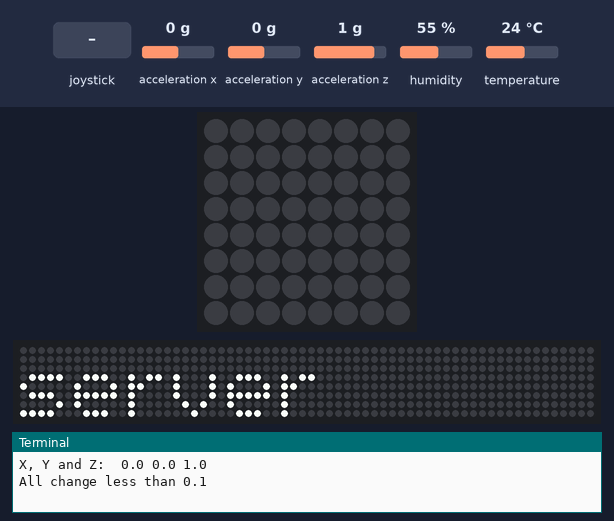
The program below on a simulated Raspberry Pi (BCM pin numbers) with a Sense HAT. On the bench: the Sense HAT's 8×8 RGB LED matrix, a strip that is not on the board, showing the scrolling text unrolled, the last lines printed to the terminal. The inputs (shaded band) are chosen by the test bench; at power-on: acceleration x 0 g, acceleration y 0 g, acceleration z 1 g, humidity 55 %, temperature 24 °C. The clock reads 2024-03-15 10:24:30 at power-on unless the program sets it; the 64×8 strip is a reading aid, not a part: it shows the text the matrix is scrolling, unrolled, one strip-width of it at a time; web requests get an empty 200 reply after 0.4 s.

Above: at 14.57 s.
16.1 s: joystick clicked
At 16.25 s:
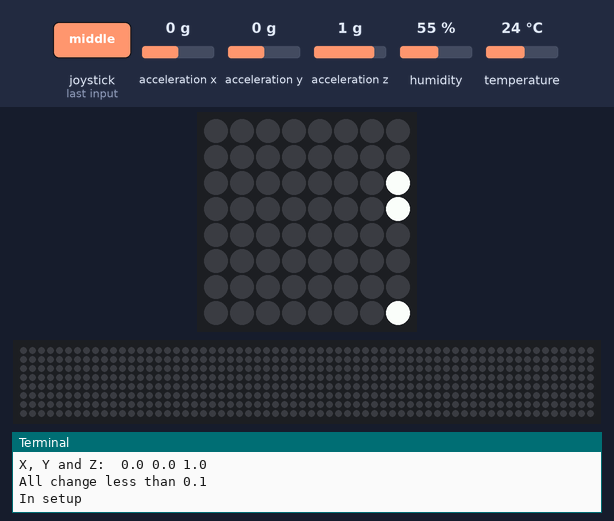
At 18.7 s:
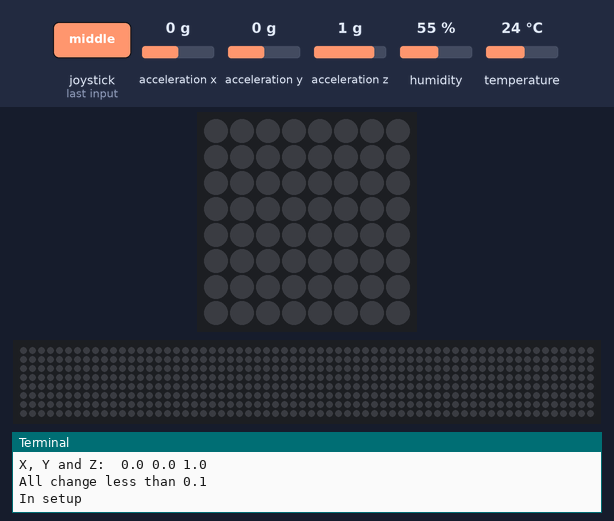

The program:

RecordData.py
```python
from sense_emu import SenseHat
from enum import Enum
import time
import requests

class SetupMode(Enum):
    NORMAL = 1
    SETUP = 2

class ModeSelect(Enum):
    NONE = 0
    TEMP = 1
    HUMIDITY = 2

class CollisionState(Enum):
    NORMAL = "Normal"
    WINDY = "Windy"
    COLLISION = "Collision"

setupMode = SetupMode.NORMAL
modeSelect = ModeSelect.NONE
collisionState = CollisionState.NORMAL

s = SenseHat()
temperature = 0.0
humidity = 0.0
tempThresh = 25.0
humiThresh = 45.0

acc = s.get_accelerometer_raw()
xOld = round(acc['x'],2)
yOld = round(acc['y'],2)
zOld = round(acc['z'],2)

lastRecordTime = time.time() - 60
setupTimeoutTime = time.time()

w = (255,255,255)
b = (0,0,0)
collLogo = [
w, b, b, b, b, b, b, w,
b, w, b, b, b, b, w, b,
b, b, w, b, b, w, b, b,
b, b, b, w, w, b, b, b,
b, b, b, w, w, b, b, b,
b, b, w, b, b, w, b, b,
b, w, b, b, b, b, w, b,
w, b, b, b, b, b, b, w,
]

while True:
    if setupMode == SetupMode.NORMAL and collisionState != CollisionState.COLLISION:
        currentTime = time.time()
        if currentTime - lastRecordTime >= 60:
            lastRecordTime = currentTime
            temperature = round(s.get_temperature(),2)
            humidity = round(s.get_humidity(),2)
            acceleration = s.get_accelerometer_raw()
            x = round(acceleration['x'],2)
            y = round(acceleration['y'],2)
            z = round(acceleration['z'],2)
            print("X, Y and Z: ", x, y, z)

            # Comparing changes
            change_x = abs(x - xOld)
            change_y = abs(y - yOld)
            change_z = abs(z - zOld)

            # Saving values
            xOld = x
            yOld = y
            zOld = z

            # Condition 1: When change is greater than 0.3
            if change_x > 0.3 or change_y > 0.3 or change_z > 0.3:
                print("Change greater than 0.3")
                s.show_message("Collision detected")
                s.set_pixels(collLogo)
                collisionState = CollisionState.COLLISION

            # Condition 2: When change is between 0.1 and 0.3
            elif (0.1 < change_x < 0.3) or (0.1 < change_y < 0.3) or (0.1 < change_z < 0.3):
                print("All change between 0.1 and 0.3")
                collisionState = CollisionState.WINDY

            # Condition 3: When change is less than 0.1
            elif change_x < 0.1 or change_y < 0.1 or change_z < 0.1:
                print("All change less than 0.1")
                collisionState = CollisionState.NORMAL

            # Get current time
            deviceTime = time.strftime("%Y-%m-%d %H:%M:%S")

            server = 'http://iotserver.com/recordtemp.php'
            payload = {
            't' : temperature,
            'tt' : tempThresh,
            'h': humidity,
            'ht': humiThresh,
            'dt': deviceTime,
            'w': collisionState.value
            }
            r = requests.get(server, params = payload)
            if r.status_code == 200 and r.text.strip() == '1':
                # Resetting state to normal
                if collisionState != CollisionState.COLLISION:
                    collisionState = CollisionState.NORMAL
            else:
                s.show_message("No response from server")

    for event in s.stick.get_events():
        if event.action == "pressed":
            # Update the setupTimeoutTime whenever a button is pressed
            setupTimeoutTime = time.time()

            if event.direction == "middle":
                if collisionState == CollisionState.COLLISION:
                    collisionState = CollisionState.NORMAL
                    s.clear()
                elif setupMode == SetupMode.NORMAL:
                    print("In setup")
                    setupMode = SetupMode.SETUP
                    s.show_message("S")
                elif setupMode == SetupMode.SETUP:
                    print("In Normal")
                    setupMode = SetupMode.NORMAL
                    modeSelect = ModeSelect.NONE
                    s.show_message("N")
            elif event.direction == "left" and setupMode == SetupMode.SETUP:
                modeSelect = ModeSelect.TEMP
                s.show_message("T")
            elif event.direction == "right" and setupMode == SetupMode.SETUP:
                modeSelect = ModeSelect.HUMIDITY
                s.show_message("H")
            elif event.direction == "up":
                if modeSelect == ModeSelect.TEMP:
                    tempThresh += 1
                    s.show_message(f"T: {tempThresh}")
                elif modeSelect == ModeSelect.HUMIDITY:
                    humiThresh += 1
                    s.show_message(f"H: {humiThresh}")
            elif event.direction == "down":
                if modeSelect == ModeSelect.TEMP:
                    tempThresh -= 1
                    s.show_message(f"T: {tempThresh}")
                elif modeSelect == ModeSelect.HUMIDITY:
                    humiThresh -= 1
                    s.show_message(f"H: {humiThresh}")

    # Check if no button is pressed for 10 seconds
    if time.time() - setupTimeoutTime >= 10 and setupMode == SetupMode.SETUP:
        setupMode = SetupMode.NORMAL
        modeSelect = ModeSelect.NONE
```

Measured:
- after the input at 16.1 s, the LEDs: change after 0.10 s (image 1)
